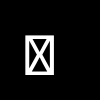
Frame 1 (no input)
Frame 60 (the mouse pressed at the canvas centre just before this capture): identical to frame 1, image omitted
Frame 120 (the mouse held since frame 60 and released just before this capture): identical to frame 1, image omitted

The Processing sketch that drew this single still picture (run headless with seeded random() and noise(); from frame 60 on, the mouse is pressed at the canvas centre):

// Processing sketch: key_input
// ── key_input.pde
void setup() {
  size(100, 100);
  textSize(60);
}

void draw() { 
  background(0);
  text(key, 20, 75);  // Draw at coordinate (20,75) 
} 
